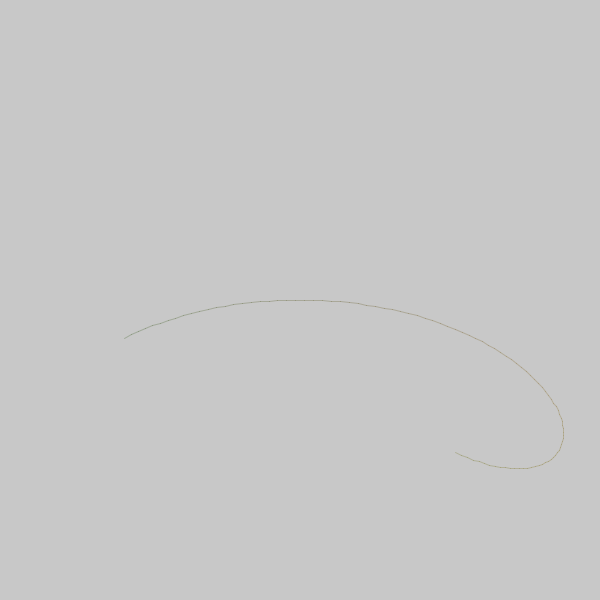
Frame 1 (no input)
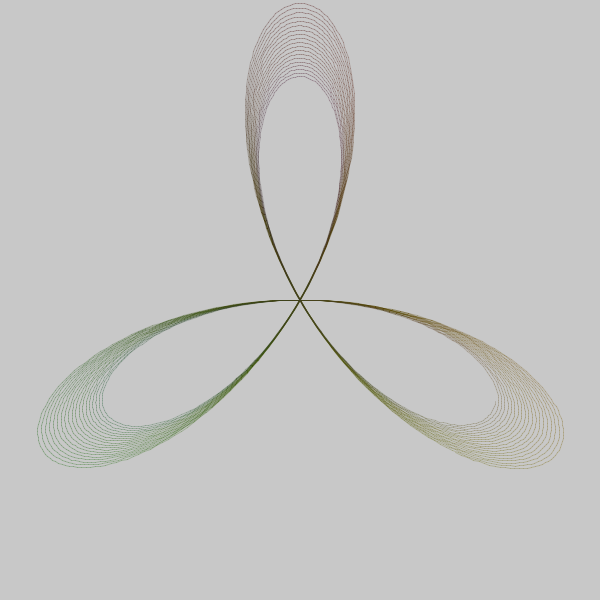
Frame 60 (the mouse pressed at the canvas centre just before this capture)
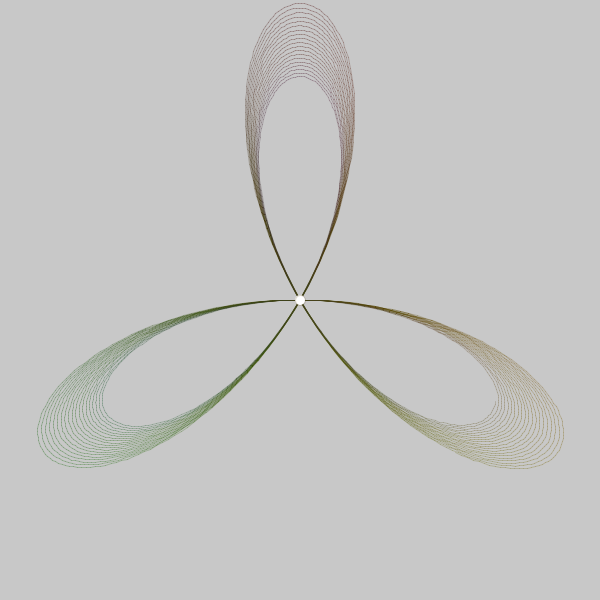
Frame 120 (the mouse held since frame 60 and released just before this capture)

The Processing sketch that drew these frames (run headless with seeded random() and noise(); from frame 60 on, the mouse is pressed at the canvas centre):

// Processing sketch: processing_70467
// ── processing_70467.pde

int speed = 100;
float x=300;
float y=600;
float oldx = 300;
float oldy = 600;
float p1 = 150;         //displacement of pendulum 1
float p1per  = 2;       //period of pendulum 1 (seconds)
float damp = 0.99995;    //dampening of pendulum 1 (per sec)
float p2 = 150;
float p2per = 1;
float p3 = 150;
float p3per = 1;
float p4 = 150;
float p4per = 1;
float t = 0;
float w1, w2, w3, w4;
boolean firstRun = true;
boolean stopped = false;
boolean mouseDown = false;
int clicks = 0;
float timestep = 0.02;

void setup(){
  smooth();
  background(200);
  stroke(128,0,0,50);
  strokeWeight(1);
  size(600,600);
  w1 = p1per;  //In sin(wt), period = 2pi/w
  w2 = p2per;
  w3 = p3per;
  w4 = p4per;
  print(w1+" "+w2+" "+w3+" "+w4+"\n");
}

void draw(){
  //determine period for four pendulums with two mouseclicks
  if (mousePressed && !mouseDown){
     mouseDown = true;
     clicks++;
     if(clicks==1){
         ellipse(mouseX,mouseY,10,10);
         stopped = true;
         p1per = 0.5*float(mouseX)/width  + 2;  //x,y positions give period between 2 and 2.5
         p2per = 0.5*float(mouseY)/height + 2;
     }
     if(clicks==2){
         p3per = 0.5*float(mouseX)/width  + 2;
         p4per = 0.5*float(mouseY)/height + 2;
         stopped = false;
         clicks = 0;
         firstRun = true;
         t = 0;
         print(p1per + " " + p2per + " " + p3per + " " + p4per + "\n\n");
         p1 = p2 = p3 = p4 = 150;
         setup();
     }
  }
  
  if(!stopped){ //draw the stuff
   for(int sp = 0; sp < speed; sp++){
    oldx = x; oldy = y;
    t += timestep;
    x = width/2 +  p1*sin(t*w1) + p2*cos(t*w2);
    y = height/2 + p3*sin(t*w3) + p4*cos(t*w1); 
    p1*=damp;
    p2*=damp;
    p3*=damp;
    p4*=damp;
    
    if(firstRun){
      firstRun = false;
    }
    else{
      stroke(128*oldx/width, 128*oldy/height, 128-10000/t, 60);
      line(oldx,oldy,x,y);
    }
  }
 }
}

void mouseReleased(){ 
  mouseDown = false;
}
